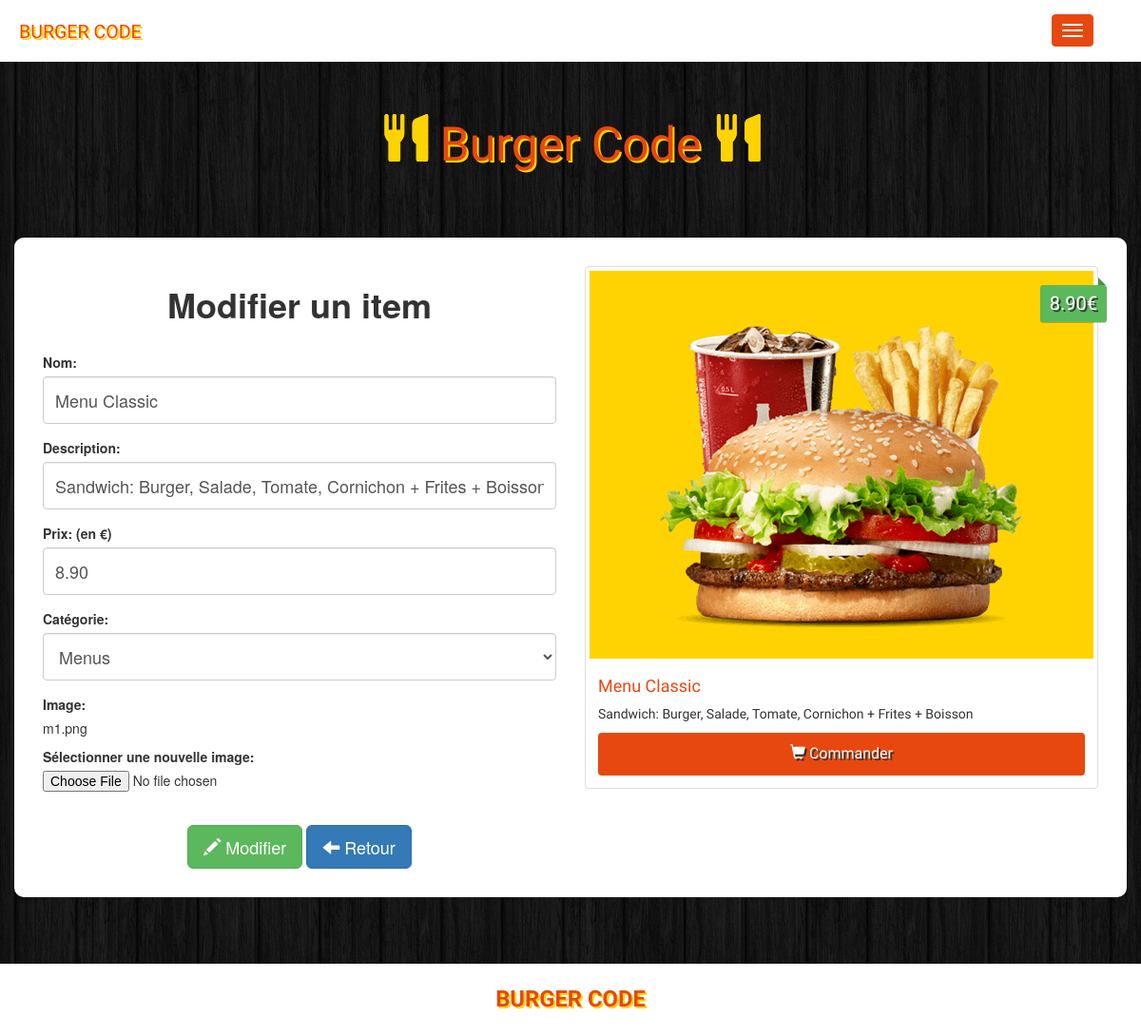
Page /index.php?action=gotomodifier&id=1 (signed in) on the committed database.
### tables this page shows
CREATE TABLE IF NOT EXISTS `items` (
  `id` int(11) NOT NULL AUTO_INCREMENT,
  `name` varchar(100) NOT NULL,
  `description` varchar(255) NOT NULL,
  `price` float NOT NULL,
  `image` varchar(255) NOT NULL,
  `category` int(11) NOT NULL,
  `quantite` int(11) NOT NULL DEFAULT '1',
  PRIMARY KEY (`id`),
  KEY `category` (`category`)
);

### controleur/controleurAdmin.php (called while the page is built, shortened)
<?php
class ControleurAdmin {
	private $item;
    private $category;
	public function __construct() {
	      	$this->item = new Item();
            $this->category = new Category();
	}
    public function gotomodifier($id_item) {
        $categories = $this->category->get_category();
        $items = $this->item->get_item_by_id($id_item);
    	$vue = new Vue("Modifier");
        $vue->generer2(array('items' => $items, 'categories' => $categories));
    }
}

### index.php (called while the page is built)
<?php
require 'controleur/routeur.php';
require 'Entities/item.php';
$routeur = new Routeur();
$routeur->routerRequete();

### modele/item.php (called while the page is built, shortened)
<?php
require_once 'modele.php';
class Item extends Modele {
    public function get_item_by_id($id_item){
        $sql = 'SELECT * FROM items WHERE id = ? ';
        $data = $this->executerRequete($sql, array($id_item));
        $items = array();
        foreach ($data as $element){
            $item = new \Ent\Item($element);
            array_push($items,$item);
        }
        return $items;
    }
}

### modele/modele.php (called while the page is built, shortened)
<?php
abstract class Modele {
    private $bdd;
    protected function executerRequete($sql, $params = null) {
        if ($params == null) {
            $resultat = $this->getBdd()->query($sql);
        } else {
            $resultat = $this->getBdd()->prepare($sql);
            $resultat->execute($params);
        }
        return $resultat;
    }
    private function getBdd() {
        if ($this->bdd == null) {
        $this->bdd = new PDO('mysql:host=localhost;dbname=burger_code;charset=utf8',
          'root', '', array(PDO::ATTR_ERRMODE => PDO::ERRMODE_EXCEPTION));
        }
        return $this->bdd;
    }
}

### Entities/item.php (called while the page is built, shortened)
<?php
class Item {
    private $id;
    private $name;
    private $description;
    private $price;
    private $image;
    private $category;
    public function getId()
    {
        return $this->id;
    }
    public function setId($id)
    {
        $this->id = $id;
    }
    public function getName()
    {
        return $this->name;
    }
    public function setName($name)
    {
        $this->name = $name;
    }
    public function getDescription()
    {
        return $this->description;
    }
    public function setDescription($description)
    {
        $this->description = $description;
    }
    public function getPrice()
    {
        return $this->price;
    }
    public function setPrice($price)
    {
        $this->price = $price;
    }
    public function getImage()
    {
        return $this->image;
    }
    public function setImage($image)
    {
        $this->image = $image;
    }
    public function getCategory()
    {
        return $this->category;
    }
    public function setCategory($category)
    {
        $this->category = $category;
    }
    public function hydrate($data){
        foreach ($data as $key => $value){
            $method = "set".ucfirst($key);
        }
    }
}

### modele/category.php (called while the page is built, shortened)
<?php
require_once 'modele.php';
class Category extends Modele {
    public function get_category(){
        $sql = 'SELECT * FROM categories';
        $data = $this->executerRequete($sql);
        $categories = array();
        foreach ($data as $element){
            $category = new \Ent\category($element);
            array_push($categories,$category);
        }
        return $categories;
    }
}

### Entities/category.php (called while the page is built, shortened)
<?php
class Category {
    private $id;
    private $name;
    public function getId()
    {
        return $this->id;
    }
    public function setId($id)
    {
        $this->id = $id;
    }
    public function getName()
    {
        return $this->name;
    }
    public function setName($name)
    {
        $this->name = $name;
    }
    public function hydrate($data){
        foreach ($data as $key => $value){
            $method = "set".ucfirst($key);
        }
    }
}

### vue/vueModifier.php (the view, shortened to what this page needs)
<div class="container admin">
    <div class="row">
        <?php
        foreach($items as $item){
        ?>
        <div class="col-sm-6">
            <h1 class="form-insert"><strong>Modifier un item</strong></h1>
            <br>
            <form class="form" action="index.php?action=modifier&amp;id=<?= $item->getId();?>" role="form" method="post" enctype="multipart/form-data">
                <div class="form-group">
                    <label for="name">Nom:</label>
                    <input type="text" class="form-control" required id="name" name="name" placeholder="Nom" value="<?= $item->getName();?>">
                </div>
                <div class="form-group">
                    <label for="description">Description:</label>
                    <input type="text" class="form-control" required id="description" name="description" placeholder="Description" value="<?= $item->getDescription();?>">
                </div>
                <div class="form-group">
                <label for="price">Prix: (en €)</label>
                    <input type="number" step="0.01" class="form-control" required id="price" name="price" placeholder="Prix" value="<?= number_format((float)$item->getPrice(),2,'.','');?>">
                </div>
                <div class="form-group">
                    <label for="category">Catégorie:</label>
                    <select class="form-control" id="category" name="category">
                    <?php
                    foreach ($categories as $category) {
                        if( $category->getId() == $item->getCategory() ) {
                        ?>
                            <option selected="selected" value="<?= $category->getId();?>"><?= $category->getName(); ?></option>
                        <?php
                        } else {
                        ?>
                            <option value="<?= $category->getId();?>"><?= $category->getName();?></option>
                        <?php
                        }
                    }
                    ?>
                    </select>
                </div>
                <div class="form-group">
                    <label for="image">Image:</label>
                    <p><?= $item->getImage();?></p>
                    <label for="image">Sélectionner une nouvelle image:</label>
                    <input type="file" id="image" name="image">
                </div>
                <br>
                <div class="form-actions form-insert">
                    <button type="submit" class="btn btn-success btn-lg"><span class="glyphicon glyphicon-pencil"></span> Modifier</button>
                    <a class="btn btn-primary btn-lg" href="index.php?action=admin"><span class="glyphicon glyphicon-arrow-left"></span> Retour</a>
               </div>
            </form>
        </div>
        <div class="col-sm-6 site">
            <div class="thumbnail">
                <img src="vue/images/<?= $item->getImage();?>" alt="...">
                <div class="price"><?= number_format((float)$item->getPrice(),2,'.','');?>€</div>
                <div class="caption">
                    <h4><?= $item->getName();?></h4>
                    <p><?= $item->getDescription();?></p>
                    <a href="#" class="btn btn-order" role="button"><span class="glyphicon glyphicon-shopping-cart"></span> Commander</a>
                </div>
            </div>
        </div>
        <?php
        }
        ?>
    </div>
</div>

### vue/css/style.css (style rules this page uses)
body { background: url(/vue/images/bg.png); background-color:#191717; }
.site { font-family: 'Holtwood One SC', sans-serif; }
.thumbnail img { background: #ffd301; }
.price { background: #5cb85c; box-shadow: 0 1px rgba(0,0,0,0.2); -moz-box-shadow: 0 1px rgba(0,0,0,0.2); -webkit-box-shadow: 0 1px rgba(0,0,0,0.2); color: #fff; text-shadow: 2px 2px #333; position: absolute; right: 6px; top: 20px; padding: 5px 10px; font-size: 20px; border-radius: 3px; }
.price:before { border: 4px solid transparent; border-bottom: 4px solid #4a934a; border-left: 4px solid #4a934a; content: ""; position: absolute; right: 1px; top: -8px; }
.caption > h4 { color: #e7480f; font-size: 18px; }
.form-insert { text-align:center; }
.btn-order { width: 100%; padding: 10px; font-size: 16px; color: #fff; background-color: #e7480f; text-decoration: none; text-shadow: 2px 2px #333; }
.admin { background: #fff; padding: 30px; border-radius: 10px; }
a { color:#e7480f;; }
.form-control { height: 50px; font-size: 18px; }

### rows in the picture
items: name "Menu Classic", description "Sandwich: Burger, Salade, Tomate, Cornichon + Frites + Boisson", price "8.90", image "m1.png", image (picture)

### other values in the picture
form field category "Menus"
